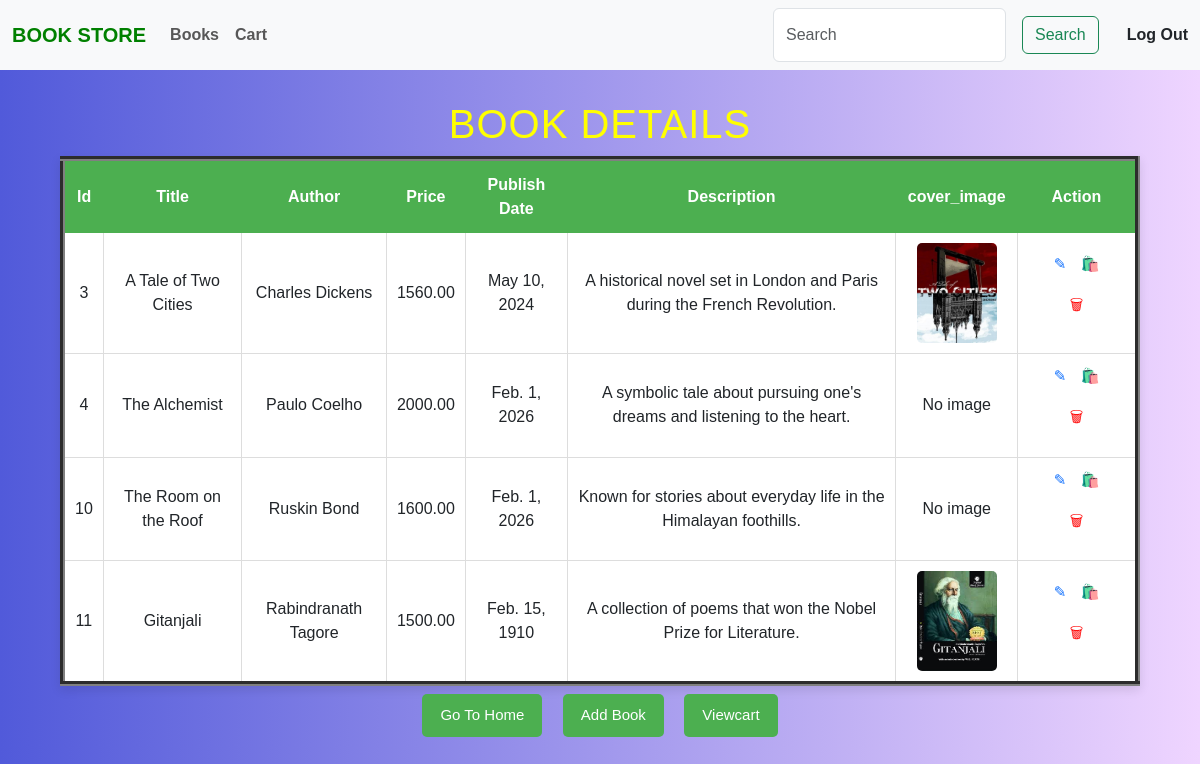
The page /viewbook/ (signed in) on the database as committed earlier.
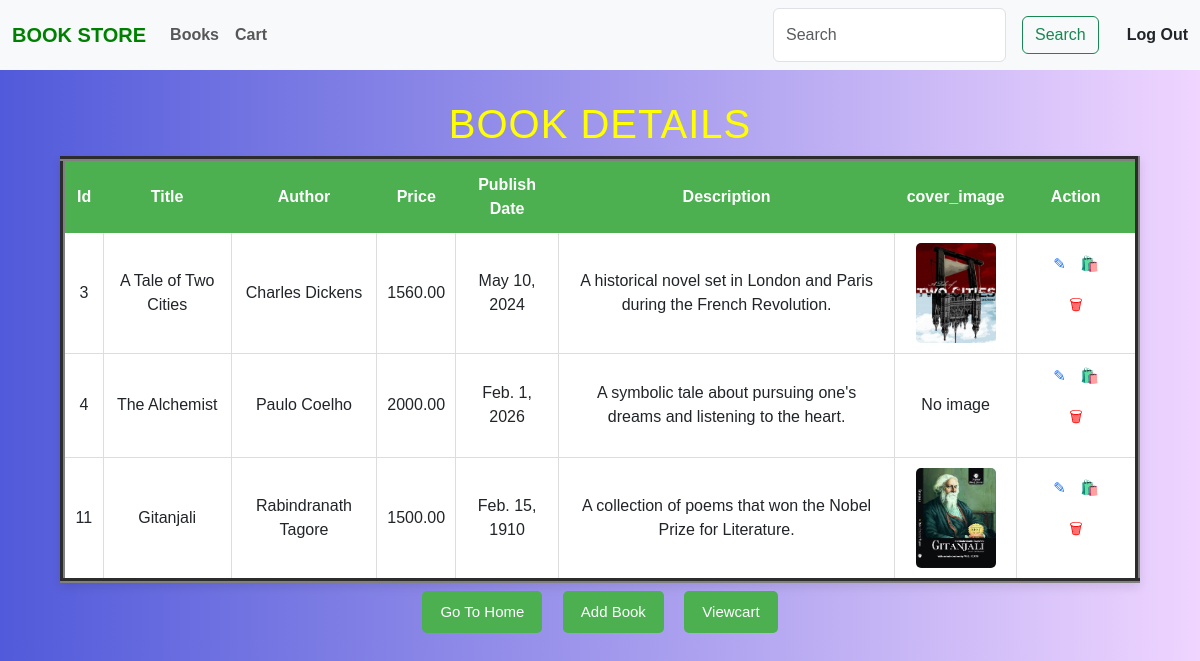
The same page on the database as committed later.
### myapp/models.py (models this page shows, shortened)
class Book(models.Model):
    title=models.CharField(max_length=100)
    author=models.CharField(max_length=100)
    price=models.DecimalField(max_digits=6 ,decimal_places=2)
    pub_date=models.DateField()
    description=models.TextField()
    cover_image=models.ImageField(upload_to='book-covers/', null=True,blank=True)

### myapp/views.py (the view)
# urls.py: path("viewbook/",views.view_book, name="viewbook"),
@login_required
def view_book(request):
    data=Book.objects.all()
    return render(request,"viewbook.html",{'a':data})

### myapp/templates/viewbook.html (shortened to what this page needs)
{% extends 'base.html' %}
{% load static %}
{% block content %}
{% block extra_css %}
<link rel="stylesheet" href="{% static 'css\viewbook.css' %}">
    {% endblock %}
    <center>
        <h1 style="color: yellow;">BOOK DETAILS</h1>
        <table border="5">
            <tr>
                <th>Id</th>
                <th>Title</th>
                <th>Author</th>
                <th>Price</th>
                <th>Publish Date</th>
                <th>Description</th>
                <th>cover_image</th>
                <th>Action</th>
            </tr>
            {% for i in a %}
            <tr>
                <td>{{i.id}}</td>
                <td>{{i.title}}</td>
                <td>{{i.author}}</td>
                <td>{{i.price}}</td>
                <td>{{i.pub_date}}</td>
                <td>{{i.description}}</td>
                <td>
                    {% if i.cover_image %}
                    <img src="{{i.cover_image.url}}" width="80px" height="100px">
                    {% else %}
                    No image
                    {% endif %}
                </td>
                <td><a href="{% url 'updatebook' i.id %}">✎</a>
                <a href="{% url 'addcart' i.id %}">🛍️</a>
                <form action="{% url 'deletebook' i.id %}" method="POST" style="display: inline;"
                onsubmit="return confirm('Are you sure you want to delete this book?');">
                <button type="submit" style="background:none; border:none; color:red;">
                🗑 </button>
                </form>
            </td>
            </tr>
            {% endfor %}
        </table>
        <button><a href="{% url 'home' %}">Go To Home</a></button>
        <button><a href="{% url 'addbook' %}">Add Book</a></button>
        <button><a href="{% url 'viewcart' %}">Viewcart</a></button>
    </center>
{% endblock %}

### myapp/templates/base.html (shortened to what this page needs)
<!DOCTYPE html>
<html lang="en">
<head>
    <link href="https://cdn.jsdelivr.net/npm/bootstrap@5.3.8/dist/css/bootstrap.min.css" rel="stylesheet">
    {% block extra_css %}{% endblock %}
</head>
<body>
    <nav class="navbar navbar-expand-lg bg-body-tertiary">
  <div class="container-fluid">
    <a class="navbar-brand" href="{% url 'home' %}" style="font-weight: bolder;color:green">BOOK STORE</a>
    <div class="collapse navbar-collapse" id="navbarSupportedContent">
      <ul class="navbar-nav me-auto mb-2 mb-lg-0">
        <li class="nav-item">
          <a class="nav-link" aria-current="page" href="{% url 'viewbook' %}" style="font-weight: bolder;">Books</a>
        </li>
         <li class="nav-item">
          <a class="nav-link" aria-current="page" href="{% url 'viewcart' %}" style="font-weight: bolder;">Cart</a>
        </li>
      </ul>
      <form class="d-flex" role="search">
        <input class="form-control me-2" type="search" placeholder="Search" aria-label="Search"/>
        <button class="btn btn-outline-success" type="submit">Search</button>
      </form>
      <li class="nav-item" style="list-style: none;padding-left:20px;">
          <a class="nav-link" href="{% url 'logout' %}" style="font-weight: bolder;">Log Out</a>
        </li>
    </div>
  </div>
</nav>
{% block content %}
{% endblock %}
</body>
</html>

### myapp/static/css/viewbook.css (style rules this page uses)
body { background: linear-gradient(90deg, #515ada 0%,#efd5ff 100%); font-family: Arial, Helvetica, sans-serif; margin: 0; padding: 0; }
h1 { margin-top: 30px; color: #2c3e50; letter-spacing: 1px; }
table { border-collapse: collapse; width: 90%; margin: auto; background: white; box-shadow: 0 4px 10px rgba(0, 0, 0, 0.1); }
th { background-color: #4CAF50; color: white; padding: 12px; text-align: center; font-size: 16px; }
td { padding: 10px; text-align: center; border-bottom: 1px solid #ddd; border-right: 1px solid #ddd; }
img { border-radius: 5px; }
td a { font-size: 15px; margin: 5px; text-decoration: none; }
button { background-color: #4CAF50; color: white; border: none; padding: 10px 18px; margin: 8px; border-radius: 5px; font-size: 15px; cursor: pointer; transition: 0.3s; }
button a { text-decoration: none; color: white; }

Rows that differ between the two databases and show on the page:
removed Book: id "10", title "The Room on the Roof", author "Ruskin Bond", price "1600.00", pub_date "Feb. 1, 2026", description "Known for stories about everyday life in the Himalayan foothills.", shows "No image"
